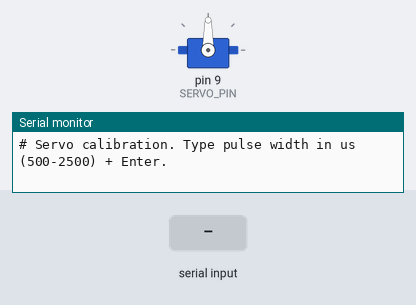
The sketch below on a simulated Arduino Uno, built with avr-gcc and run on an emulated ATmega328P. On the bench: servo, the last lines printed to the serial monitor. Inputs (shaded band) come from the test bench.

Above: at 1.2 s.
1.3 s: "90,45\n" received over Serial
At 2.3 s:
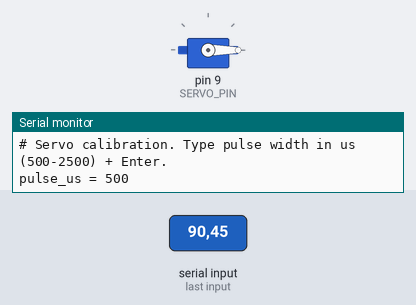
Timing chart, 0 to 4.3 s (numbered marks = the images above; inputs shaded):
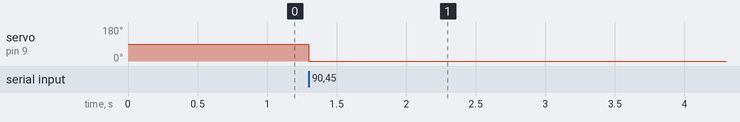

The sketch:

servo_calibration.ino
```cpp
// =====================================================================
// STEP 3 - Servo (HS-311) calibration
// ---------------------------------------------------------------------
// Why: servo.write(0..180) assumes a pulse range that doesn't match every
// servo. To command REAL degrees and hit both extreme limits safely, find
// the pulse widths (microseconds) for your servo's true end positions.
//
// Wiring: servo signal -> SERVO_PIN, servo red -> EXTERNAL 5-6 V supply,
//         servo black/brown -> supply GND AND Arduino GND (common ground).
//
// How to use (Serial Monitor 115200, line ending "Newline"):
//   - Type a pulse width in microseconds (e.g. 1500) + Enter -> servo moves.
//   - Go down in steps of ~50 us (1000, 900, 800 ...) until the horn stops
//     moving or the servo starts buzzing/straining. Back off ~20 us.
//     That is SERVO_MIN_US. Do the same upward for SERVO_MAX_US.
//   - With a protractor, write down the horn angle at MIN_US, 1500 us and
//     MAX_US. Those give SERVO_MIN_DEG / SERVO_MAX_DEG for the control sketch.
//   Never leave it buzzing against a stop - it heats up and draws big current.
// =====================================================================
#include <Servo.h>

const int SERVO_PIN = 9;   // servo signal on D9
Servo servo;

void setup() {
  Serial.begin(115200);
  servo.attach(SERVO_PIN, 500, 2500);  // allow a wide range for testing
  servo.writeMicroseconds(1500);       // start at center
  Serial.println(F("# Servo calibration. Type pulse width in us (500-2500) + Enter."));
}

void loop() {
  if (Serial.available()) {
    String s = Serial.readStringUntil('\n');
    s.trim();
    if (s.length() == 0) return;
    int us = constrain(s.toInt(), 500, 2500);
    servo.writeMicroseconds(us);
    Serial.print(F("pulse_us = "));
    Serial.println(us);
  }
}
```

Measured:
- after the input at 1.3 s, servo on pin 9 (SERVO_PIN): 90° → 0° at once
